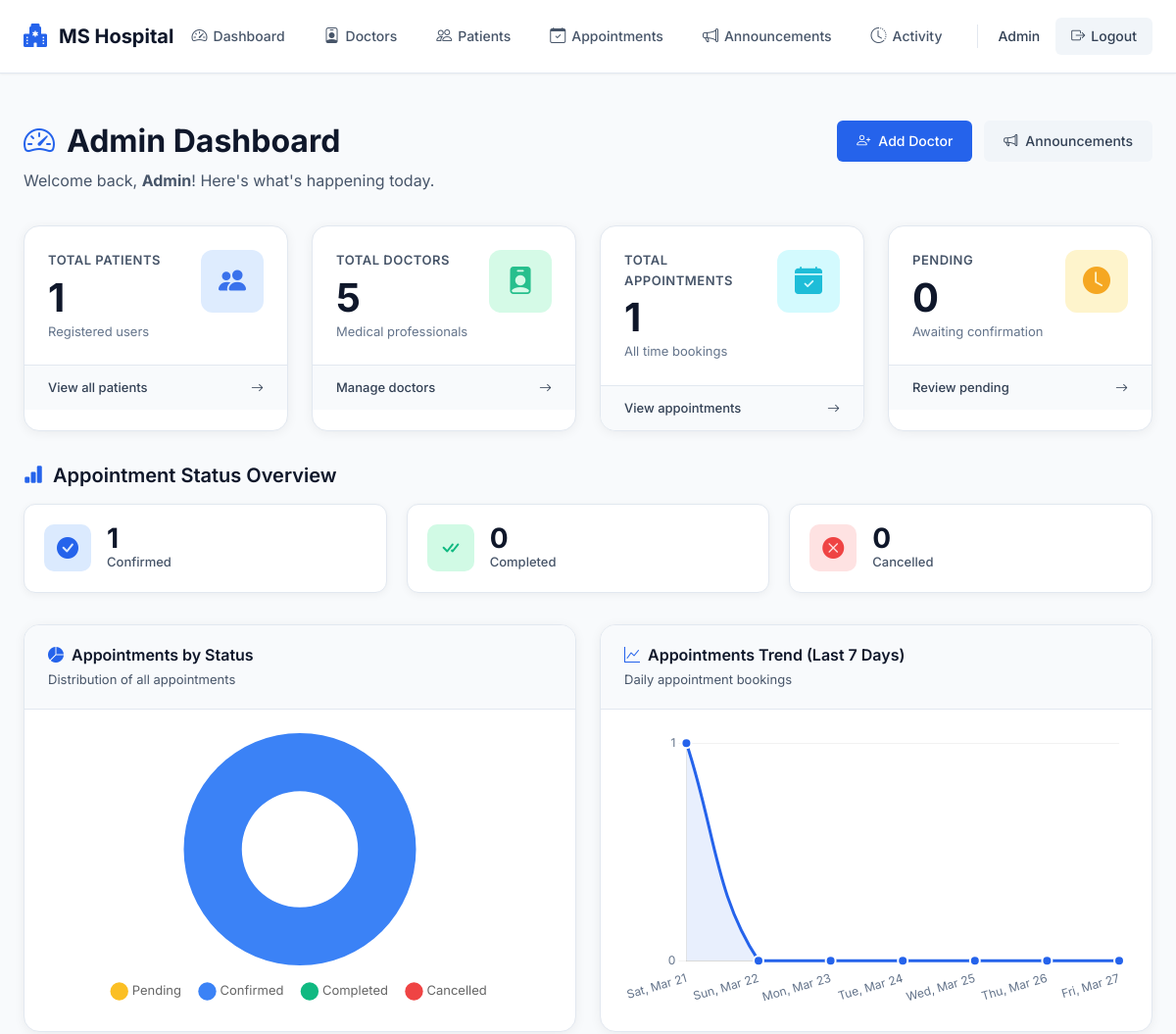
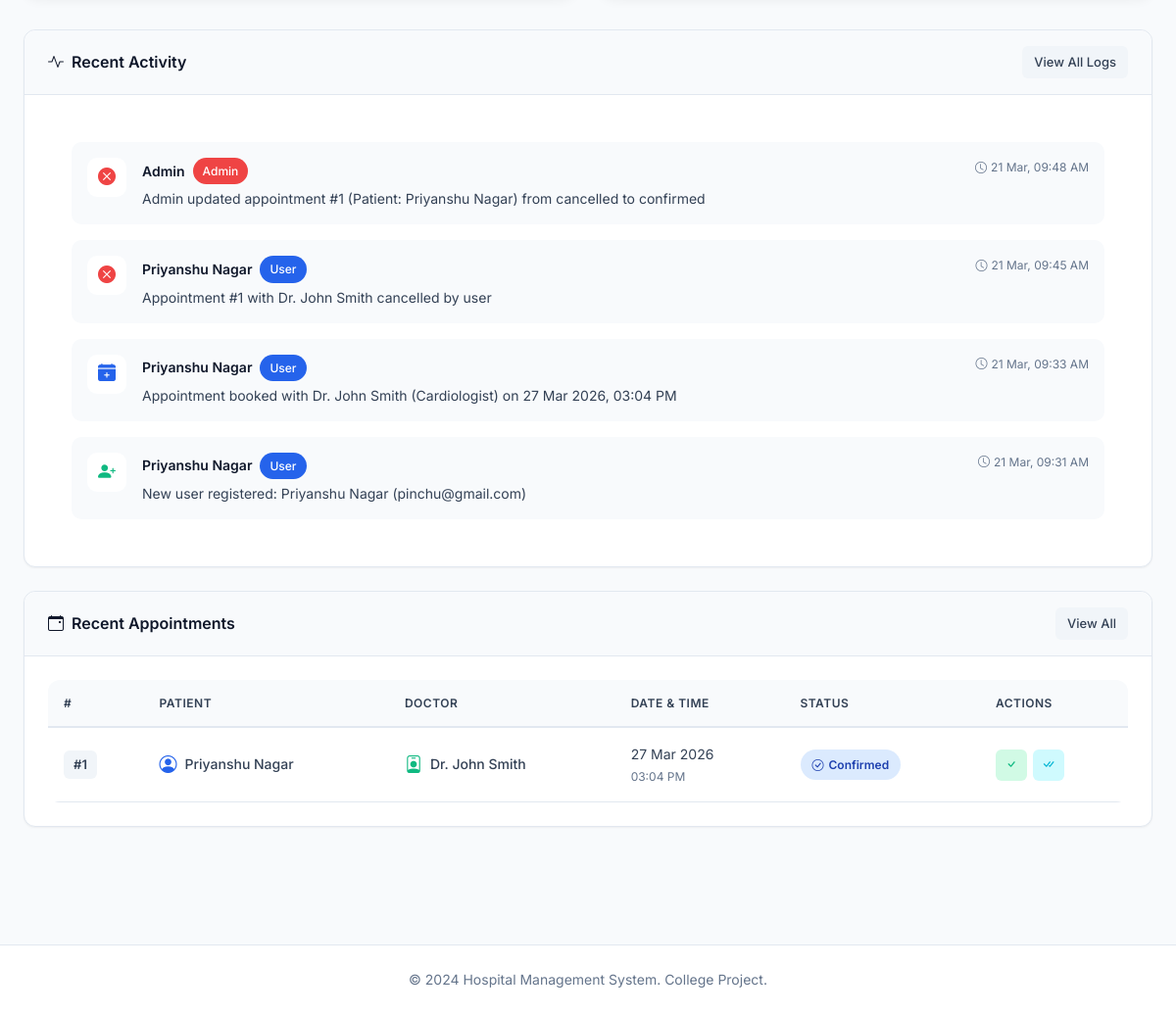
The app's page /admin/dashboard (signed in), older data (2 pictures, top to bottom).
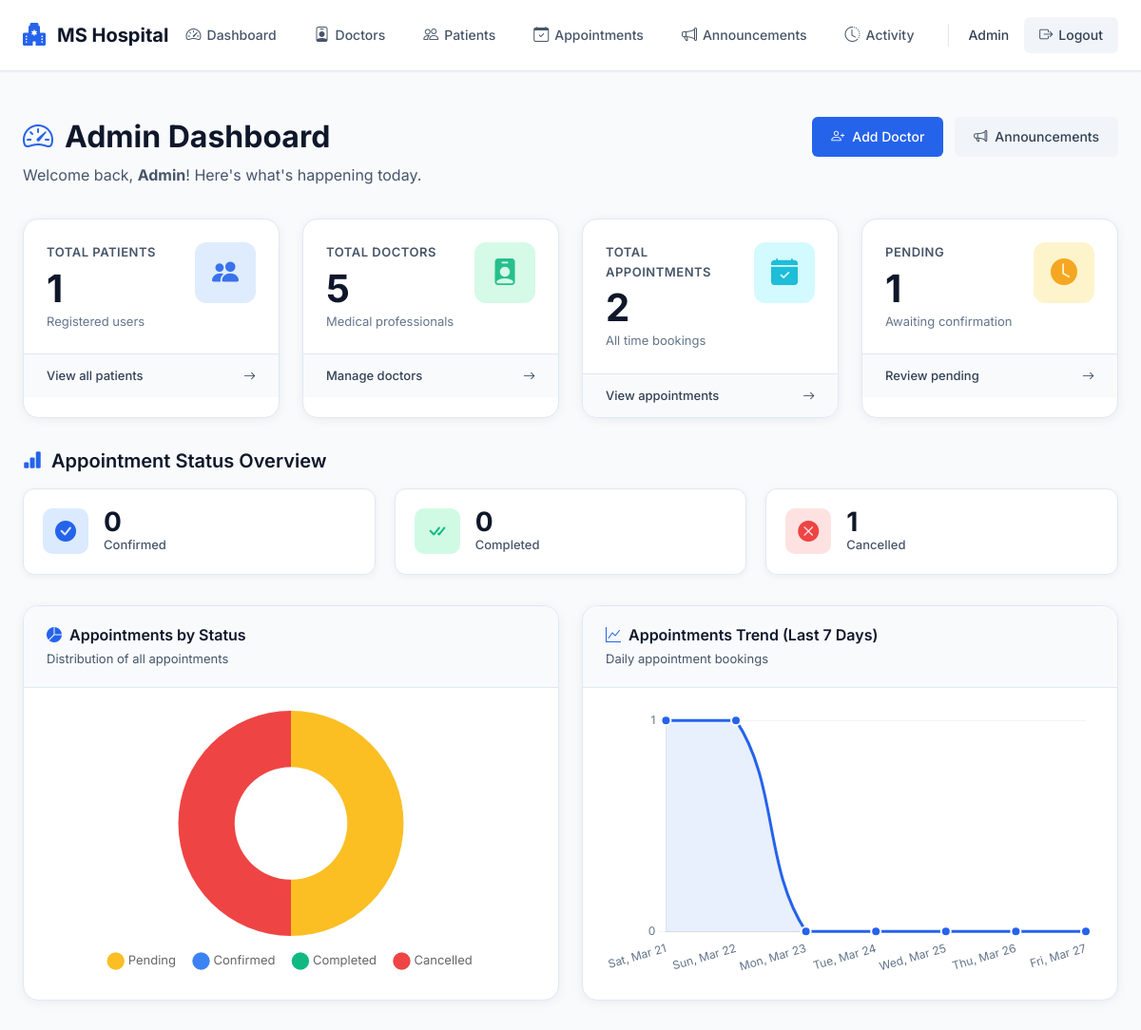
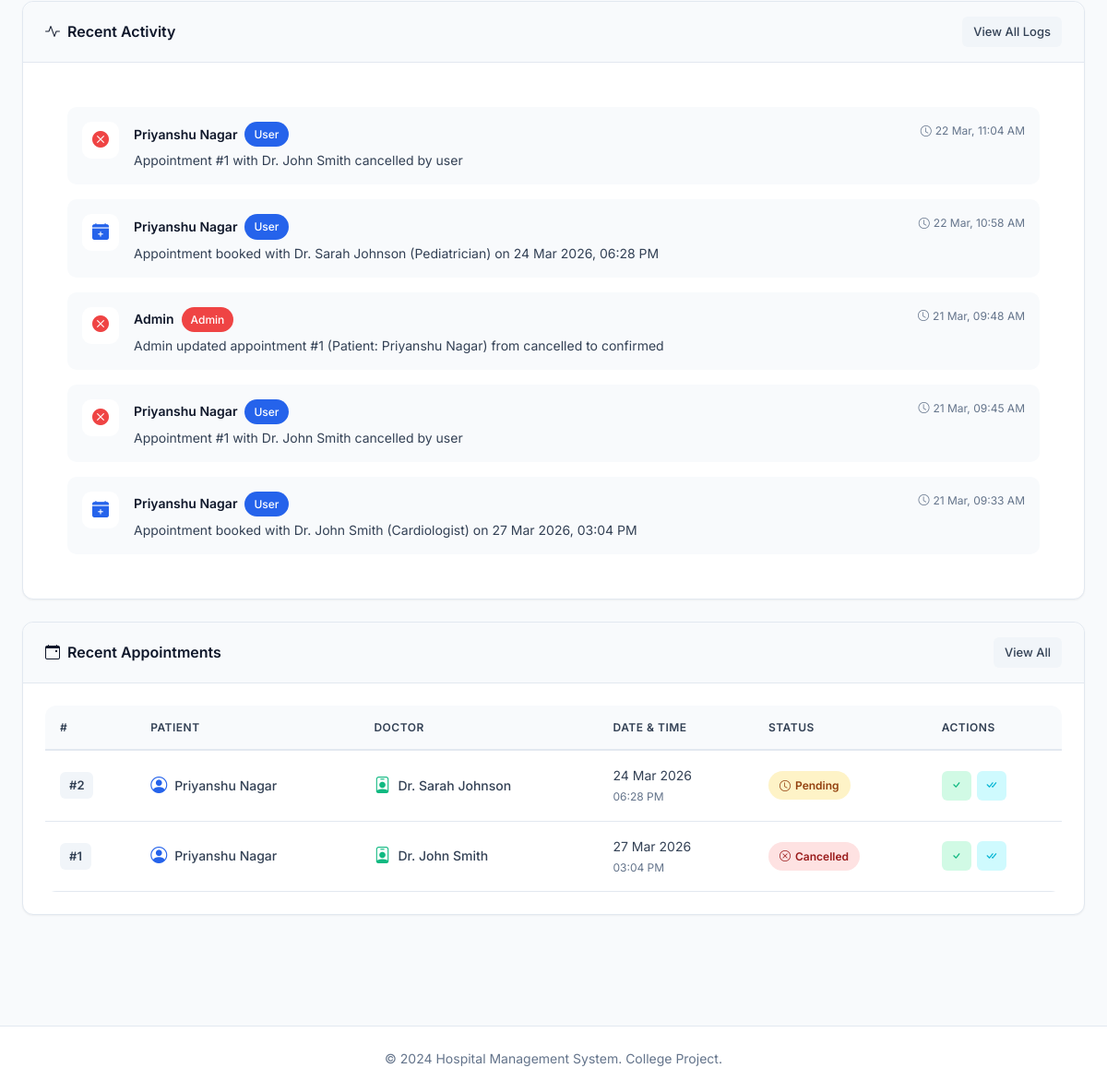
The same page, newer data (2 pictures, top to bottom).
### models.py (models this page shows, shortened)
class ActivityLog(db.Model):
    __tablename__ = 'activity_logs'
    id = db.Column(db.Integer, primary_key=True)
    user_id = db.Column(db.Integer, db.ForeignKey('users.id'), nullable=True)  # Nullable for system actions
    action = db.Column(db.String(500), nullable=False)
    timestamp = db.Column(db.DateTime, default=datetime.utcnow)
    user = db.relationship('User', backref=db.backref('activity_logs', lazy=True))

class User(UserMixin, db.Model):
    __tablename__ = 'users'
    id = db.Column(db.Integer, primary_key=True)
    name = db.Column(db.String(100), nullable=False)
    email = db.Column(db.String(120), unique=True, nullable=False)
    password_hash = db.Column(db.String(255), nullable=False)
    role = db.Column(db.String(20), nullable=False, default='user')  # 'user' or 'admin'
    created_at = db.Column(db.DateTime, default=datetime.utcnow)
    appointments = db.relationship('Appointment', backref='patient', lazy=True, cascade='all, delete-orphan')
    @property
    def is_admin(self):
        return self.role == 'admin'

class Appointment(db.Model):
    __tablename__ = 'appointments'
    id = db.Column(db.Integer, primary_key=True)
    user_id = db.Column(db.Integer, db.ForeignKey('users.id'), nullable=False)
    doctor_id = db.Column(db.Integer, db.ForeignKey('doctors.id'), nullable=False)
    date = db.Column(db.DateTime, nullable=False)
    status = db.Column(db.String(20), nullable=False, default='pending')  # 'pending', 'confirmed', 'completed', 'cancelled'
    created_at = db.Column(db.DateTime, default=datetime.utcnow)

class Doctor(db.Model):
    __tablename__ = 'doctors'
    id = db.Column(db.Integer, primary_key=True)
    name = db.Column(db.String(100), nullable=False)
    specialization = db.Column(db.String(100), nullable=False)
    available_days = db.Column(db.String(100), nullable=True)  # New field
    available_time = db.Column(db.String(100), nullable=True)  # New field
    created_at = db.Column(db.DateTime, default=datetime.utcnow)
    appointments = db.relationship('Appointment', backref='doctor', lazy=True, cascade='all, delete-orphan')

### admin.py (the view)
@admin_bp.route('/dashboard')
@login_required
@admin_required
def dashboard():
    from datetime import datetime, timedelta
    from sqlalchemy import func
    total_users = User.query.filter_by(role='user').count()
    total_doctors = Doctor.query.count()
    total_appointments = Appointment.query.count()
    pending_appointments = Appointment.query.filter_by(status='pending').count()
    confirmed_appointments = Appointment.query.filter_by(status='confirmed').count()
    completed_appointments = Appointment.query.filter_by(status='completed').count()
    cancelled_appointments = Appointment.query.filter_by(status='cancelled').count()
    recent_appointments = Appointment.query.order_by(Appointment.created_at.desc()).limit(5).all()
    today = datetime.now().date()
    appointments_per_day = []
    day_labels = []
    for i in range(6, -1, -1):  # Last 7 days
        day = today - timedelta(days=i)
        day_start = datetime.combine(day, datetime.min.time())
        day_end = datetime.combine(day, datetime.max.time())
        count = Appointment.query.filter(
            Appointment.created_at >= day_start,
            Appointment.created_at <= day_end
        ).count()
        appointments_per_day.append(count)
        day_labels.append(day.strftime('%a, %b %d'))
    recent_logs = ActivityLog.query.order_by(ActivityLog.timestamp.desc()).limit(5).all()
    return render_template('admin/dashboard.html',
                         total_users=total_users,
                         total_doctors=total_doctors,
                         total_appointments=total_appointments,
                         pending_appointments=pending_appointments,
                         confirmed_appointments=confirmed_appointments,
                         completed_appointments=completed_appointments,
                         cancelled_appointments=cancelled_appointments,
                         recent_appointments=recent_appointments,
                         appointments_per_day=appointments_per_day,
                         day_labels=day_labels,
                         recent_logs=recent_logs)

### admin.py (called while the page is built)
def admin_required(f):
    @wraps(f)
    def decorated_function(*args, **kwargs):
        if not current_user.is_admin:
            flash('Access denied. Admin privileges required.', 'danger')
            return redirect(url_for('user.dashboard'))
        return f(*args, **kwargs)
    return decorated_function

### app.py (called while the page is built)
@login_manager.user_loader
def load_user(user_id):
    return User.query.get(int(user_id))

### templates/admin/dashboard.html (shortened to what the changed rows need)
{% extends "base.html" %}
{% block content %}
<div class="dashboard-header">
    <div>
        <h1><i class="bi bi-speedometer2"></i> Admin Dashboard</h1>
    </div>
</div>
<div class="stats-grid">
    <div class="stat-card stat-info">
        <div class="stat-card-inner">
            <div class="stat-info">
                <div class="stat-label">Total Appointments</div>
                <div class="stat-value">{{ total_appointments }}</div>
                <div class="stat-description">All time bookings</div>
            </div>
        </div>
    </div>
    <div class="stat-card stat-warning">
        <div class="stat-card-inner">
            <div class="stat-info">
                <div class="stat-label">Pending</div>
                <div class="stat-value">{{ pending_appointments }}</div>
                <div class="stat-description">Awaiting confirmation</div>
            </div>
        </div>
    </div>
</div>
<div class="overview-section">
    <h2 class="section-title">
        <i class="bi bi-bar-chart-fill"></i>
        Appointment Status Overview
    </h2>
    <div class="overview-grid">
        <div class="overview-card confirmed">
            <div class="overview-content">
                <div class="overview-value">{{ confirmed_appointments }}</div>
                <div class="overview-label">Confirmed</div>
            </div>
        </div>
        <div class="overview-card cancelled">
            <div class="overview-content">
                <div class="overview-value">{{ cancelled_appointments }}</div>
                <div class="overview-label">Cancelled</div>
            </div>
        </div>
    </div>
</div>
<div class="charts-section">
    <div class="chart-card">
        <div class="chart-body">
            <canvas id="statusChart" height="280"></canvas>
        </div>
    </div>
    <div class="chart-card">
        <div class="chart-body">
            <canvas id="dailyChart" height="280"></canvas>
        </div>
    </div>
</div>
<div class="card">
    <div class="card-body">
        {% if recent_logs %}
            <div class="activity-list">
                {% for log in recent_logs %}
                <div class="activity-item">
                    <div class="activity-icon">
                        {% if 'registered' in log.action %}
                            <i class="bi bi-person-plus-fill text-success"></i>
                        {% elif 'booked' in log.action %}
                            <i class="bi bi-calendar-plus-fill text-primary"></i>
                        {% elif 'cancelled' in log.action %}
                            <i class="bi bi-x-circle-fill text-danger"></i>
                        {% elif 'updated' in log.action %}
                            <i class="bi bi-pencil-fill text-warning"></i>
                        {% else %}
                            <i class="bi bi-info-circle-fill text-info"></i>
                        {% endif %}
                    </div>
                    <div class="activity-content">
                        <div class="activity-details">
                            <span class="activity-user">
                                {% if log.user %}
                                    {{ log.user.name }}
                                    {% if log.user.is_admin %}
                                        <span class="badge bg-danger">Admin</span>
                                    {% else %}
                                        <span class="badge bg-primary">User</span>
                                    {% endif %}
                                {% else %}
                                    <span class="text-muted">System</span>
                                {% endif %}
                            </span>
                            <p class="activity-text">{{ log.action }}</p>
                        </div>
                        <div class="activity-time">
                            <i class="bi bi-clock"></i>
                            {{ log.timestamp.strftime('%d %b, %I:%M %p') }}
                        </div>
                    </div>
                </div>
                {% endfor %}
            </div>
        {% else %}
            <div class="empty-activity">
                <i class="bi bi-info-circle"></i>
                <p>No recent activity.</p>
            </div>
        {% endif %}
    </div>
</div>
<div class="card">
    <div class="card-body appointments-table-wrapper">
        {% if recent_appointments %}
            <div class="table-responsive">
                <table class="appointments-table">
                    <thead>
                        <tr>
                            <th>#</th>
                            <th>Patient</th>
                            <th>Doctor</th>
                            <th>Date & Time</th>
                            <th>Status</th>
                            <th>Actions</th>
                        </tr>
                    </thead>
                    <tbody>
                        {% for apt in recent_appointments %}
                        <tr>
                            <td><span class="id-badge">#{{ apt.id }}</span></td>
                            <td>
                                <div class="user-info">
                                    <i class="bi bi-person-circle"></i>
                                    {{ apt.patient.name }}
                                </div>
                            </td>
                            <td>
                                <div class="doctor-info">
                                    <i class="bi bi-person-badge"></i>
                                    {{ apt.doctor.name }}
                                </div>
                            </td>
                            <td>
                                <div class="date-info">
                                    <div>{{ apt.date.strftime('%d %b %Y') }}</div>
                                    <small>{{ apt.date.strftime('%I:%M %p') }}</small>
                                </div>
                            </td>
                            <td>
                                {% if apt.status == 'pending' %}
                                    <span class="status-badge status-pending">
                                        <i class="bi bi-clock"></i> Pending
                                    </span>
                                {% elif apt.status == 'confirmed' %}
                                    <span class="status-badge status-confirmed">
                                        <i class="bi bi-check-circle"></i> Confirmed
                                    </span>
                                {% elif apt.status == 'completed' %}
                                    <span class="status-badge status-completed">
                                        <i class="bi bi-check-all"></i> Completed
                                    </span>
                                {% elif apt.status == 'cancelled' %}
                                    <span class="status-badge status-cancelled">
                                        <i class="bi bi-x-circle"></i> Cancelled
                                    </span>
                                {% endif %}
                            </td>
                            <td>
                                <div class="action-buttons">
                                    <a href="{{ url_for('admin.update_appointment_status', appointment_id=apt.id, status='confirmed') }}"
                                       class="btn-action btn-confirm"
                                       title="Confirm">
                                        <i class="bi bi-check"></i>
                                    </a>
                                    <a href="{{ url_for('admin.update_appointment_status', appointment_id=apt.id, status='completed') }}"
                                       class="btn-action btn-complete"
                                       title="Mark Complete">
                                        <i class="bi bi-check-all"></i>
                                    </a>
                                </div>
                            </td>
                        </tr>
                        {% endfor %}
                    </tbody>
                </table>
            </div>
        {% else %}
            <div class="empty-activity">
                <i class="bi bi-calendar-x"></i>
                <p>No appointments yet.</p>
            </div>
        {% endif %}
    </div>
</div>
{% endblock %}

Row changes from the older to the newer data that the page shows:
no longer on this page (row unchanged): ActivityLog: user.name "Priyanshu Nagar", shows "User", action "New user registered: Priyanshu Nagar (pinchu@gmail.com)", timestamp "21 Mar, 09:31 AM"
added ActivityLog: user.name "Priyanshu Nagar", shows "User", action "Appointment #1 with Dr. John Smith cancelled by user", timestamp "22 Mar, 11:04 AM"
added ActivityLog: user.name "Priyanshu Nagar", shows "User", action "Appointment booked with Dr. Sarah Johnson (Pediatrician) on 24 Mar 2026, 06:28 PM", timestamp "22 Mar, 10:58 AM"
added Appointment: id "2", patient.name "Priyanshu Nagar", doctor.name "Dr. Sarah Johnson", date "24 Mar 2026", date "06:28 PM", status "pending" (drawn)
changed Appointment "27 Mar 2026": status "Confirmed" → "Cancelled"
Text that changed along with them:
{{ total_appointments }}: "1" → "2"
{{ pending_appointments }}: "0" → "1"
{{ confirmed_appointments }}: "1" → "0"
{{ cancelled_appointments }}: "0" → "1"
chart data {{ pending_appointments }}: 0 → 1
chart data {{ confirmed_appointments }}: 1 → 0
chart data {{ cancelled_appointments }}: 0 → 1
chart data {{ appointments_per_day | tojson }}: [1, 0, 0, 0, 0, 0, 0] → [1, 1, 0, 0, 0, 0, 0]
